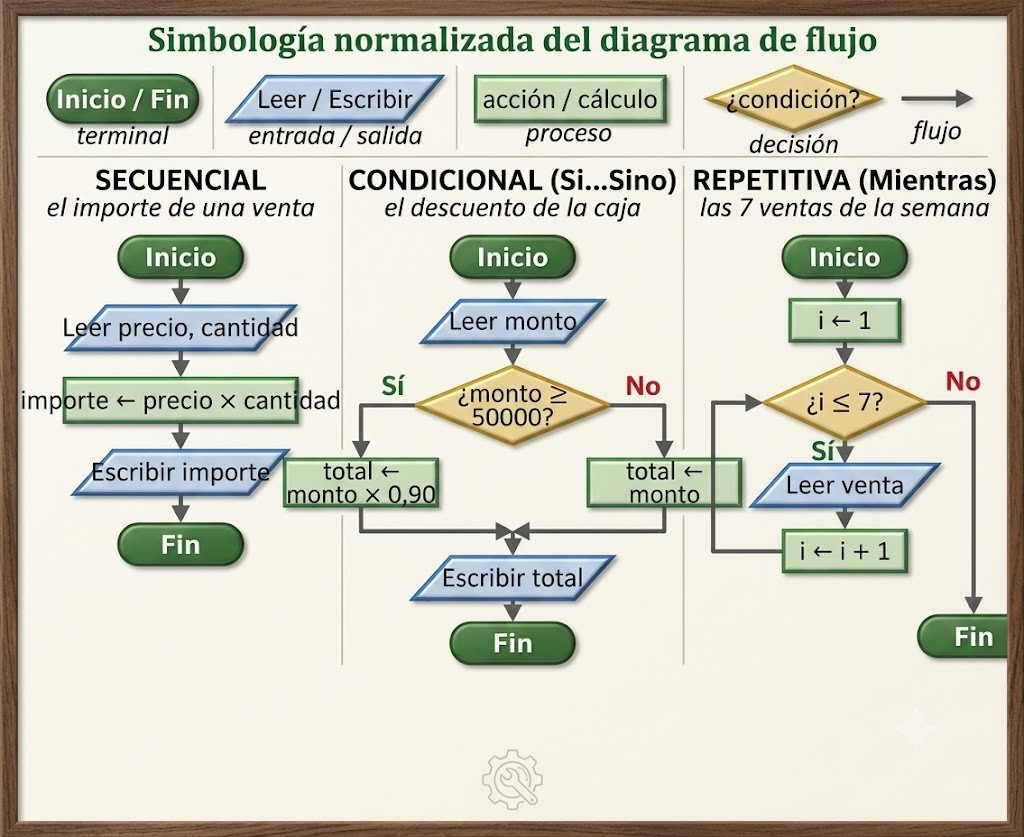
#> input picture algoritmica_2_esencial/build/figs_src/fig_1_1.jpg, 1024 x 837 px
$ python -i legibilidad.py   (imports and definitions only)
#> lines starting #> are read from the running program, lines starting #| are printed output that depends on the picture; after the words box and inside, x2 and y2 are one past the last pixel; in counts of white or black regions, pixels touching at a corner belong together
# -*- coding: utf-8 -*-
"""Estima el cuerpo (pt) de cada línea de texto de una figura raster al ancho de impresión.

Método: contraste local (píxel frente a la mediana de su entorno) → componentes conexas con forma de glifo →
agrupación en líneas por solapamiento vertical y cercanía horizontal → altura de línea = altura de la caja de las
letras más altas (máxima altura de componente de la línea). Cuerpo ≈ esa altura / 0,68 (altura
de mayúsculas de Carlito = 0,65 em; ascendentes ≈ 0,70 em). Calibrado con texto de cuerpo conocido; error ±8 %.
Uso: python3 legibilidad.py <ancho_cm> <png> [...]   → lista de líneas ordenadas por cuerpo, con su recorte.
"""
import sys, os
import numpy as np
from PIL import Image
from scipy import ndimage


def lineas(ruta):
    g = np.asarray(Image.open(ruta).convert('L')).astype(float)
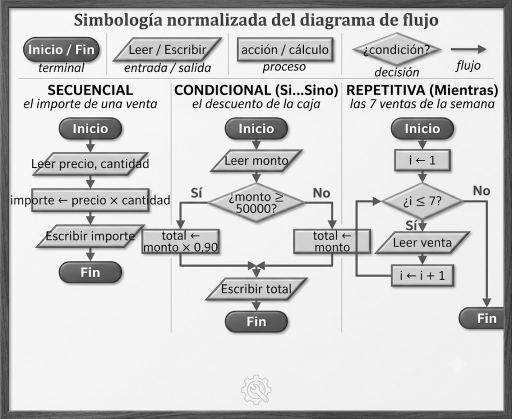
#> g: shape (837, 1024) float64 (shown at 1/2 size); min 0, max 255, mean 206.9
    fondo = ndimage.median_filter(g, size=31)
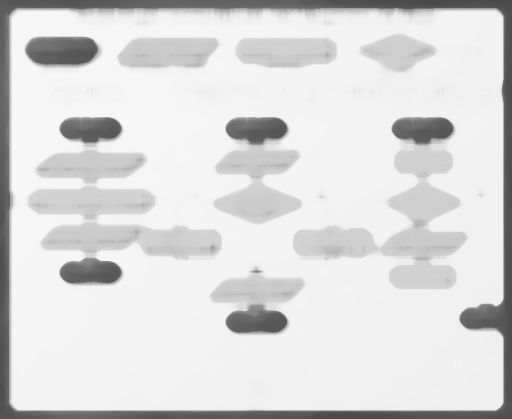
#> fondo: shape (837, 1024) float64 (shown at 1/2 size); min 71, max 247, mean 218.7
    m = np.abs(g - fondo) > 55
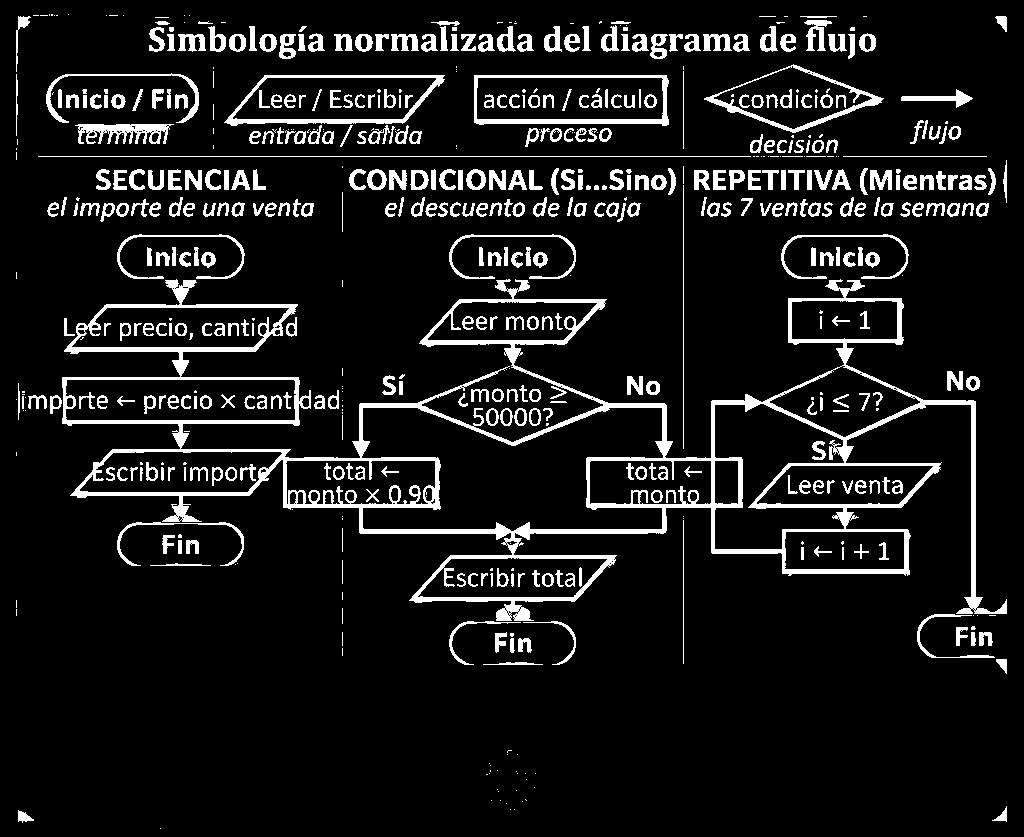
#> m: shape (837, 1024) bool; 9.7% white; 597 white regions (177 under 20 px), largest, box (x1, y1, x2, y2) and area: (62, 279, 1007, 621) 30624, (474, 75, 669, 126) 1899, (224, 75, 445, 126) 1840
    lab, n = ndimage.label(m)
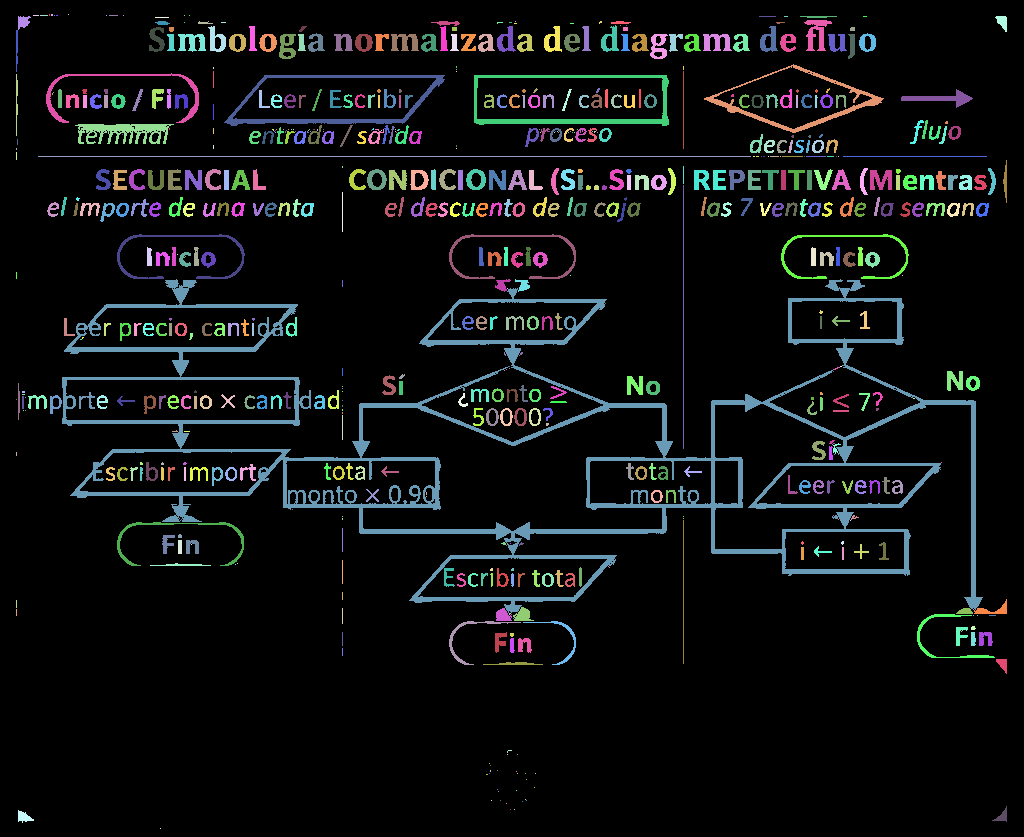
#> lab: shape (837, 1024) int32; 683 distinct labels, from 0 to 682; one colour per label, 0 black
#> n = 682
    objs = ndimage.find_objects(lab)
#> objs = 682 items
    comps = []
    for i, sl in enumerate(objs):
        h = sl[0].stop - sl[0].start; w = sl[1].stop - sl[1].start
        area = (lab[sl] == i + 1).sum()
        if 5 <= h <= 90 and 1 <= w <= 90 and area >= 6 and area / (h * w) < 0.9:
            comps.append((sl[0].start, sl[0].stop, sl[1].start, sl[1].stop, h))
#> this loop made 682 passes
#> (h, w, area) on passes 13, 16, 18: (14, 13, 119), (2, 37, 57), (16, 12, 116)
#> after the loop, comps = 370 items, first 6: (16, 30, 18, 31, 14), (16, 32, 995, 1007, 16), (20, 51, 804, 832, 31), (21, 26, 431, 460, 5), (25, 52, 601, 619, 27), (26, 52, 208, 226, 26)
    comps.sort(key=lambda c: (c[0], c[2]))
    grupos = []
    for c in comps:
        for gr in grupos:
            y0, y1, x0, x1 = gr['caja']
            ov = min(y1, c[1]) - max(y0, c[0])
            if ov > 0.5 * min(y1 - y0, c[4]) and (c[2] - x1) < 2.2 * max(c[4], y1 - y0) and c[3] > x0 - 2.2 * c[4]:
                gr['c'].append(c); gr['caja'] = (min(y0, c[0]), max(y1, c[1]), min(x0, c[2]), max(x1, c[3])); break
        else:
            grupos.append({'c': [c], 'caja': (c[0], c[1], c[2], c[3])})
#> this loop made 370 passes
#> after the loop, gr = {'c': [(806, 822, 992, 1007, 16)], 'caja': (806, 822, 992, 1007)}; grupos = 70 items
    res = []
    for gr in grupos:
        if len(gr["c"]) < 3:            # menos de 3 glifos: íconos, flechas, números sueltos
            continue
        hs = sorted(c[4] for c in gr['c'])
        res.append((float(hs[-1]), gr["caja"], len(gr["c"])))
#> this loop made 70 passes
#> hs on passes 3, 5, 16, 17, 18, 19, 20, 21: [17, 18, 18, 18, 19, 25, 26, 31], [17, 18, 18, 18, 18, 18, 25, 25, 26, 27], [15, 15, 15, 27, 43], [5, 5, 5, 15, 15, 20, 20, 21, 21, 27], [20, 20, 20, 20, 20, 20, 27], [5, 15, 15, 19, 20, 21, 21, 27], [20, 20, 20, 20, 21, 21, 21, 21, 21], [20, 20, 21, 21]
#> after the loop, res = 38 items
    return g.shape[1], res


# [10 lines not run here, left out]

>>> result = lineas('../../algoritmica_2_esencial/build/figs_src/fig_1_1.jpg')

$ run again, on algoritmica_2_esencial/build/figs_src/fig_1_3.jpg
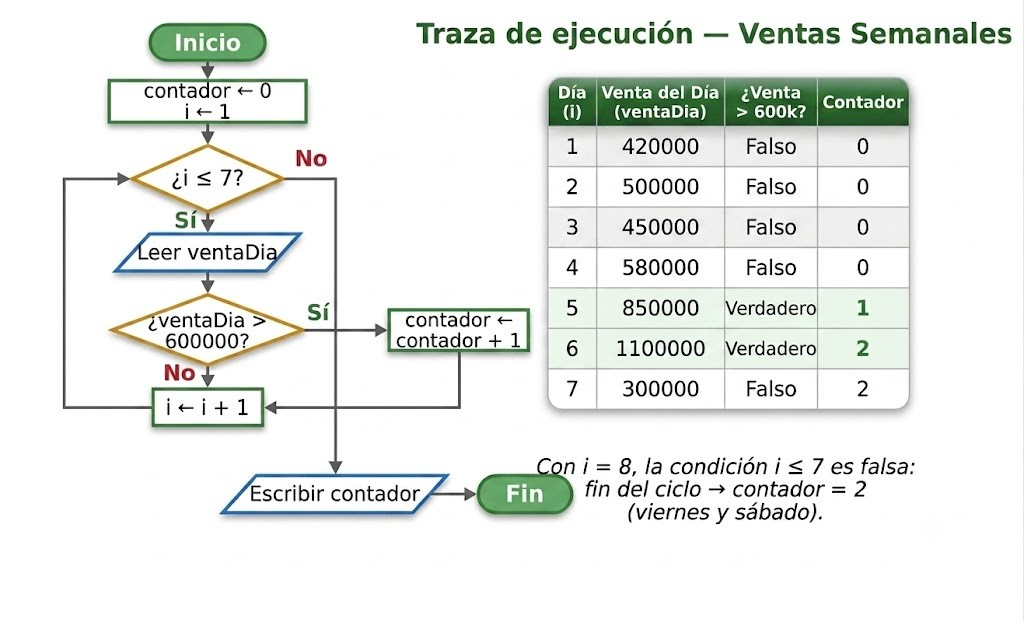
#> input picture algoritmica_2_esencial/build/figs_src/fig_1_3.jpg, 1024 x 622 px
#> in lineas, `m = np.abs(g - fondo) > 55`:
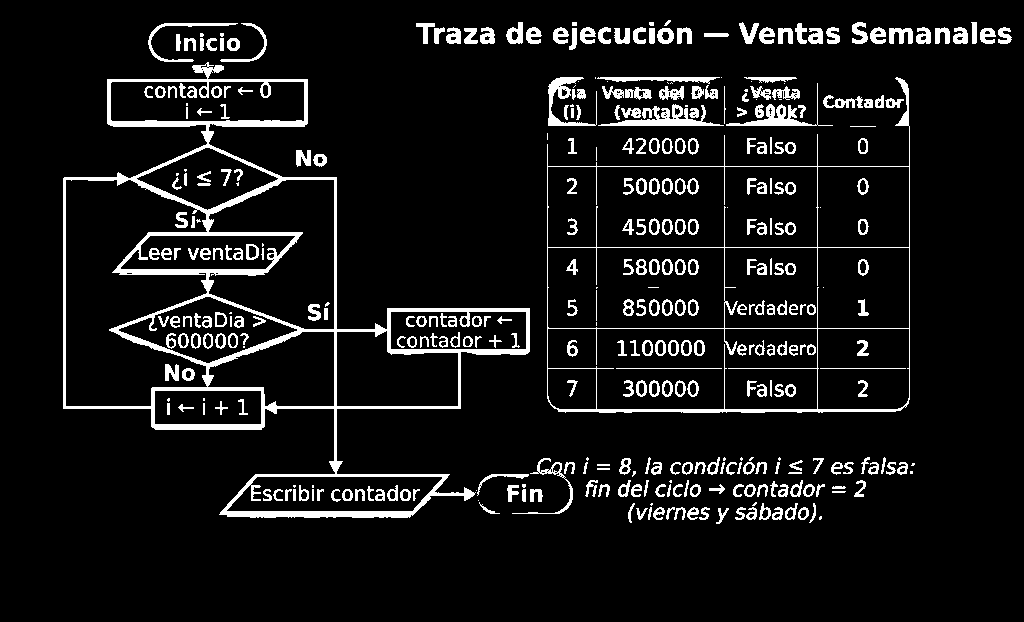
#> m: shape (622, 1024) bool; 8.2% white; 388 white regions (53 under 20 px), largest, box (x1, y1, x2, y2) and area: (63, 62, 530, 518) 17095, (547, 77, 910, 413) 4110, (598, 104, 724, 126) 1026
#> in lineas, `lab, n = ndimage.label(m)`:
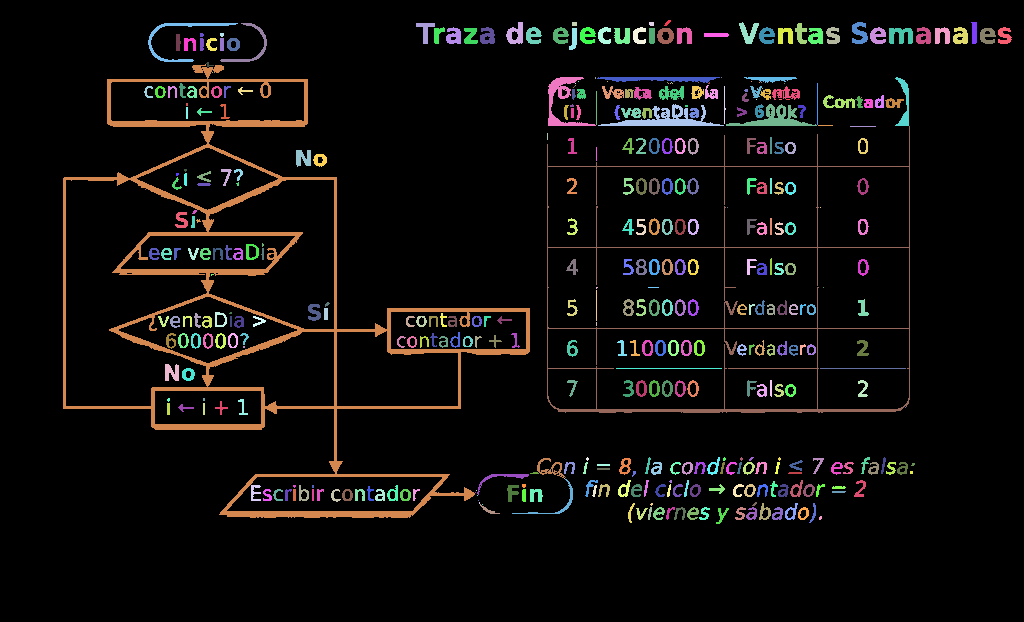
#> lab: shape (622, 1024) int32; 430 distinct labels, from 0 to 429; one colour per label, 0 black
#> n = 429
#> objs = 429 items
#> the loop in lineas, `for i, sl in enumerate(objs):` made 429 passes
#> (h, w, area) on passes 1 to 3: (6, 7, 21), (22, 17, 231), (4, 5, 20)
#> after the loop in lineas, `for i, sl in enumerate(objs):`: comps = 311 items, first 6: (20, 26, 664, 671, 6), (22, 44, 506, 523, 22), (22, 44, 739, 759, 22), (22, 44, 852, 868, 22), (22, 44, 971, 977, 22), (23, 62, 148, 238, 39)
#> the loop in lineas, `for c in comps:` made 311 passes
#> after the loop in lineas, `for c in comps:`: gr = 2 items; grupos = 67 items
#> the loop in lineas, `for gr in grupos:` made 67 passes
#> hs on passes 2, 3, 6, 7, 10, 11, 14, 15: [16, 16, 16, 17, 17, 17, 17, 17, 17, 17, 22, 22], [16, 16, 16, 16, 17, 17, 17, 17, 17, 17, 17, 21, 22], [13, 13, 13, 17, 39, 39], [17, 17, 21], [6, 14, 49], [8, 12, 12, 12, 12, 12, 12, 15], [16, 16, 16, 16, 16, 17], [12, 12, 12, 16]
#> after the loop in lineas, `for gr in grupos:`: res = 32 items

$ run again, on algoritmica_2_esencial/build/figs_src/fig_1_4.jpg
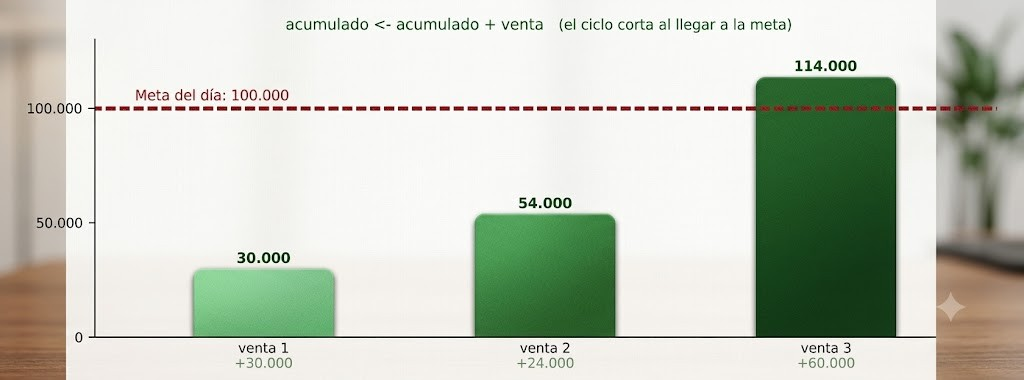
#> input picture algoritmica_2_esencial/build/figs_src/fig_1_4.jpg, 1024 x 380 px
#> in lineas, `m = np.abs(g - fondo) > 55`:
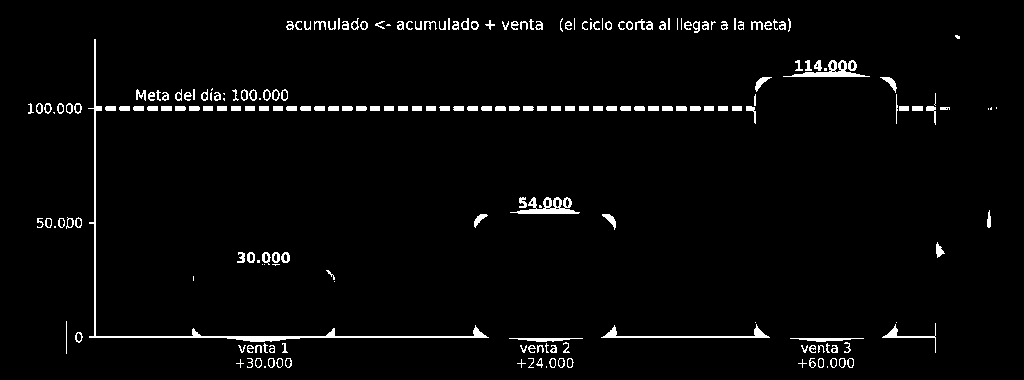
#> m: shape (380, 1024) bool; 3% white; 221 white regions (38 under 20 px), largest, box (x1, y1, x2, y2) and area: (88, 39, 489, 342) 1763, (510, 197, 580, 214) 540, (601, 324, 770, 338) 475
#> in lineas, `lab, n = ndimage.label(m)`:
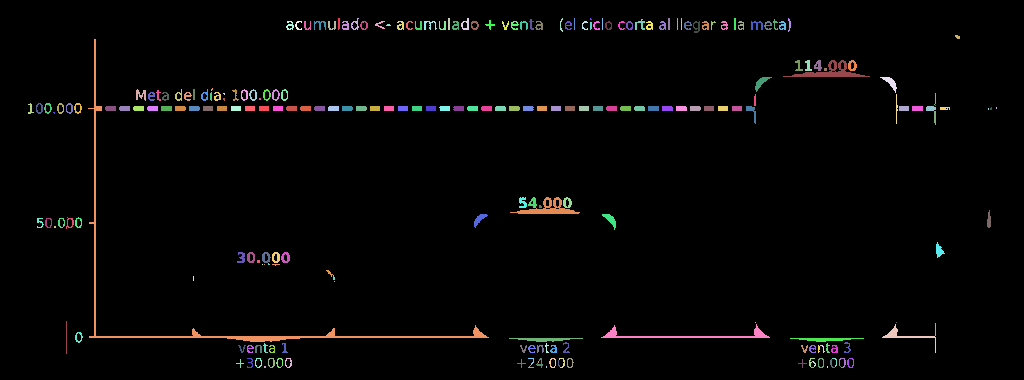
#> lab: shape (380, 1024) int32; 241 distinct labels, from 0 to 240; one colour per label, 0 black
#> n = 240
#> objs = 240 items
#> the loop in lineas, `for i, sl in enumerate(objs):` made 240 passes
#> (h, w, area) on passes 1 to 3: (12, 2, 23), (12, 8, 41), (12, 2, 24)
#> after the loop in lineas, `for i, sl in enumerate(objs):`: comps = 136 items, first 6: (18, 30, 351, 359, 12), (18, 30, 461, 469, 12), (18, 32, 560, 563, 14), (18, 32, 788, 791, 14), (19, 30, 529, 534, 11), (19, 30, 635, 645, 11)
#> the loop in lineas, `for c in comps:` made 136 passes
#> after the loop in lineas, `for c in comps:`: gr = {'c': [(358, 367, 809, 815, 9), (358, 368, 818, 824, 10), (358, 367, 832, 837, 9), (358, 368, 839, 846, 10), (358, 368, 847, 854, 10), (359, 368, 798, 807, 9), (359, 368, 830, 835, 9), (361, 367, 812, 816, 6)], 'caja': (358, 368, 798, 854)}; grupos = 35 items
#> the loop in lineas, `for gr in grupos:` made 35 passes
#> hs on passes 7, 8, 11, 12, 14, 16, 20, 23: [9, 9, 9, 9], [11, 11, 11, 11, 17], [9, 9, 9, 9, 9, 11, 12], [12, 12, 12, 12, 12, 12, 12, 12], [11, 11, 11, 11, 11, 11], [11, 11, 11, 17], [10, 11, 11], [11, 11, 11, 11, 11]
#> after the loop in lineas, `for gr in grupos:`: res = 15 items
